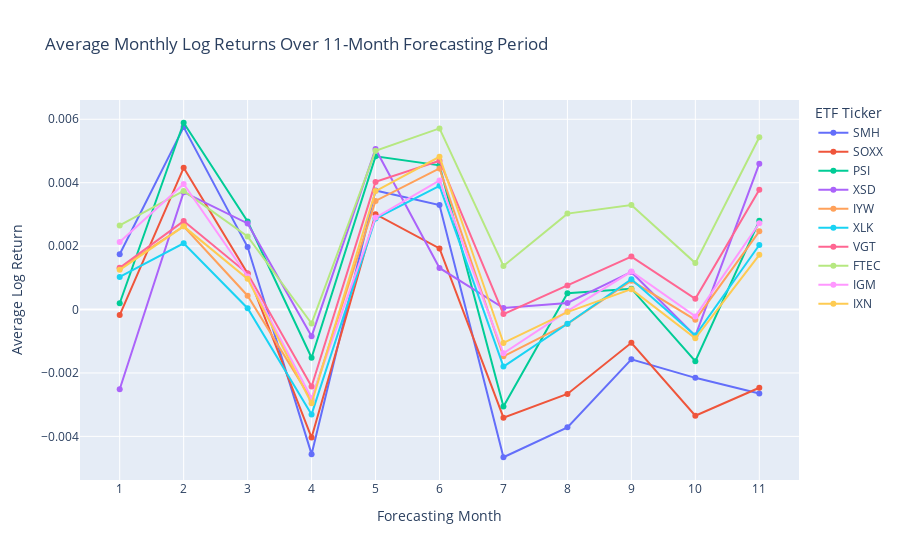

Here is the notebook cell this chart was saved with:
### Code cell
# Create a line plot for each ETF
months = list(range(1, 12))  # Months 1 to 11

fig = go.Figure()

for ticker, monthly_returns in monthly_avg_log_returns.items():
    fig.add_trace(go.Scatter(x=months, y=monthly_returns, mode='lines+markers', name=ticker))

# Update layout
fig.update_layout(
    title="Average Monthly Log Returns Over 11-Month Forecasting Period",
    xaxis_title="Forecasting Month",
    yaxis_title="Average Log Return",
    xaxis=dict(tickmode='linear', tick0=1, dtick=1),
    legend_title="ETF Ticker"
)
fig.show()

### Figure 1 — Plotly figure (JSON) as saved in the notebook; plotly's stock layout.template omitted (floating-point values rounded to 4 significant figures)
{"data": [{"mode": "lines+markers", "name": "SMH", "type": "scatter", "x": [1, 2, 3, 4, 5, 6, 7, 8, 9, 10, 11], "y": [0.001743, 0.005753, 0.001971, -0.004561, 0.003754, 0.003294, -0.004658, -0.003715, -0.001568, -0.002154, -0.002651]}, {"mode": "lines+markers", "name": "SOXX", "type": "scatter", "x": [1, 2, 3, 4, 5, 6, 7, 8, 9, 10, 11], "y": [-0.0001746, 0.004468, 0.001138, -0.004036, 0.003007, 0.001928, -0.003411, -0.002663, -0.001048, -0.00335, -0.002468]}, {"mode": "lines+markers", "name": "PSI", "type": "scatter", "x": [1, 2, 3, 4, 5, 6, 7, 8, 9, 10, 11], "y": [0.000197, 0.00589, 0.002774, -0.001519, 0.00483, 0.004546, -0.003061, 0.0005138, 0.0006578, -0.00163, 0.002797]}, {"mode": "lines+markers", "name": "XSD", "type": "scatter", "x": [1, 2, 3, 4, 5, 6, 7, 8, 9, 10, 11], "y": [-0.002515, 0.0037, 0.002716, -0.0008455, 0.005065, 0.001312, 4.91e-05, 0.0002083, 0.001186, -0.0008304, 0.004601]}, {"mode": "lines+markers", "name": "IYW", "type": "scatter", "x": [1, 2, 3, 4, 5, 6, 7, 8, 9, 10, 11], "y": [0.001302, 0.002626, 0.0004362, -0.002854, 0.003423, 0.004451, -0.001474, -0.0004535, 0.0009064, -0.0003244, 0.002466]}, {"mode": "lines+markers", "name": "XLK", "type": "scatter", "x": [1, 2, 3, 4, 5, 6, 7, 8, 9, 10, 11], "y": [0.001027, 0.00209, 4.217e-05, -0.003308, 0.002871, 0.003901, -0.001799, -0.0004493, 0.000958, -0.0008182, 0.002034]}, {"mode": "lines+markers", "name": "VGT", "type": "scatter", "x": [1, 2, 3, 4, 5, 6, 7, 8, 9, 10, 11], "y": [0.001319, 0.00279, 0.001135, -0.002425, 0.004025, 0.004694, -0.0001423, 0.0007602, 0.001671, 0.0003374, 0.003776]}, {"mode": "lines+markers", "name": "FTEC", "type": "scatter", "x": [1, 2, 3, 4, 5, 6, 7, 8, 9, 10, 11], "y": [0.002651, 0.003739, 0.002305, -0.0004394, 0.005007, 0.005712, 0.001375, 0.003025, 0.003298, 0.001465, 0.005433]}, {"mode": "lines+markers", "name": "IGM", "type": "scatter", "x": [1, 2, 3, 4, 5, 6, 7, 8, 9, 10, 11], "y": [0.00213, 0.003958, 0.001044, -0.002797, 0.002899, 0.004071, -0.00138, -4.869e-05, 0.001198, -0.0002159, 0.002721]}, {"mode": "lines+markers", "name": "IXN", "type": "scatter", "x": [1, 2, 3, 4, 5, 6, 7, 8, 9, 10, 11], "y": [0.001253, 0.002623, 0.000967, -0.002956, 0.003735, 0.004818, -0.001054, -7.952e-05, 0.0006429, -0.0009051, 0.001724]}], "layout": {"legend": {"title": {"text": "ETF Ticker"}}, "title": {"text": "Average Monthly Log Returns Over 11-Month Forecasting Period"}, "xaxis": {"dtick": 1, "tick0": 1, "tickmode": "linear", "title": {"text": "Forecasting Month"}}, "yaxis": {"title": {"text": "Average Log Return"}}}}
